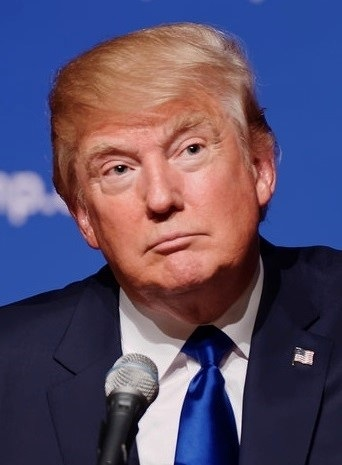
#> input picture image_examples/Trump.jpg, 342 x 465 px, found by its file name
$ python Lec_3.py
#> lines starting #> are read from the running program, lines starting #| are printed output that depends on the picture; after the words box and inside, x2 and y2 are one past the last pixel; in counts of white or black regions, pixels touching at a corner belong together
# Face & eye Detection

import numpy as np
import cv2

face_classifiers = cv2.CascadeClassifier("Haarcascades\haarcascade_frontalface_default.xml")
eye_classifiers = cv2.CascadeClassifier("Haarcascades\haarcascade_eye.xml")

image = cv2.imread('image_examples/Trump.jpg')
#> image is the input picture: shape (465, 342, 3); mean B, G, R 104.9, 77.8, 89.5
gray = cv2.cvtColor(image,cv2.COLOR_BGR2GRAY)
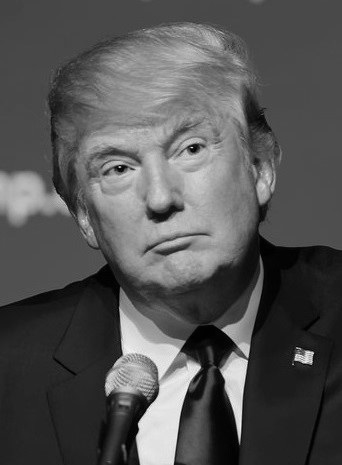
#> gray: shape (465, 342); min 0, max 252, mean 84.4

face = face_classifiers.detectMultiScale(gray,1.3,5)
#> face = [[53, 70, 215, 215]]

# if face is ( ):
#    print("Face is not Found")

for (x,y,w,h) in face:
    cv2.rectangle(image,(x,y),(x+w,y+h),(127,0,225),2)
    cv2.imshow('Image',image)
    cv2.waitKey(0)
    roi_gray = gray[y:y+h,x:x+w]
    roi_color = image[y:y+h, x:x + w]
    eyes = eye_classifiers.detectMultiScale(roi_gray)
    for (ex,ey,ew,eh) in eyes:
        cv2.rectangle(roi_color,(ex,ey),(ex+ew,ey+eh),(255,255,0),2)
        cv2.imshow('image',image)
        cv2.waitKey()
#> this loop made 1 pass
#> (x, y, w, h, eyes) on pass 1: (53, 70, 215, 215, [[54, 86, 25, 25], [114, 57, 43, 43], [43, 72, 48, 48]])
#> pass 1, `cv2.imshow('Image',image)`:
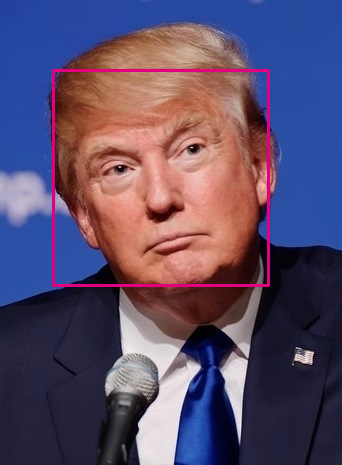
#> window 'Image': shape (465, 342, 3); mean B, G, R 105.6, 76.7, 91.8
#> pass 1, `roi_gray = gray[y:y+h,x:x+w]`:
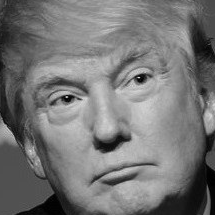
#> roi_gray: shape (215, 215); min 0, max 225, mean 117.9
#> pass 1, `roi_color = image[y:y+h, x:x + w]`:
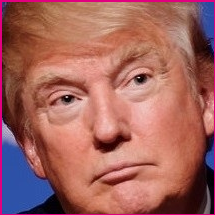
#> roi_color: shape (215, 215, 3); mean B, G, R 94.2, 99.9, 162.4
#> pass 1, `cv2.imshow('image',image)`:
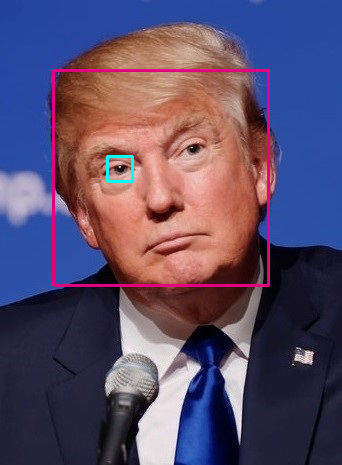
#> window 'image': shape (465, 342, 3); mean B, G, R 105.8, 77, 91.4
#> after the loop:
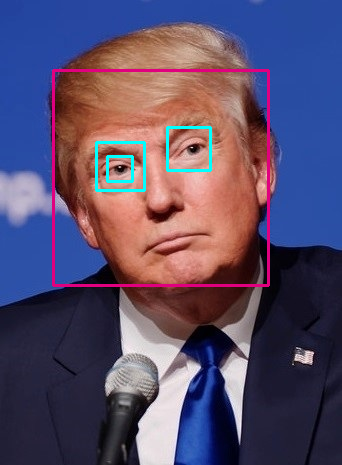
#> image: shape (465, 342, 3); 2.49% of pixels changed, all inside (x1, y1, x2, y2) = (52, 69, 270, 287)
#> after the loop:
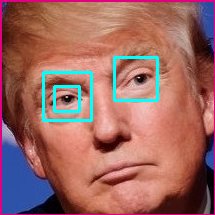
#> roi_color: shape (215, 215, 3); 2.99% of pixels changed, all inside (x1, y1, x2, y2) = (42, 56, 159, 122)

cv2.destroyAllWindows()
